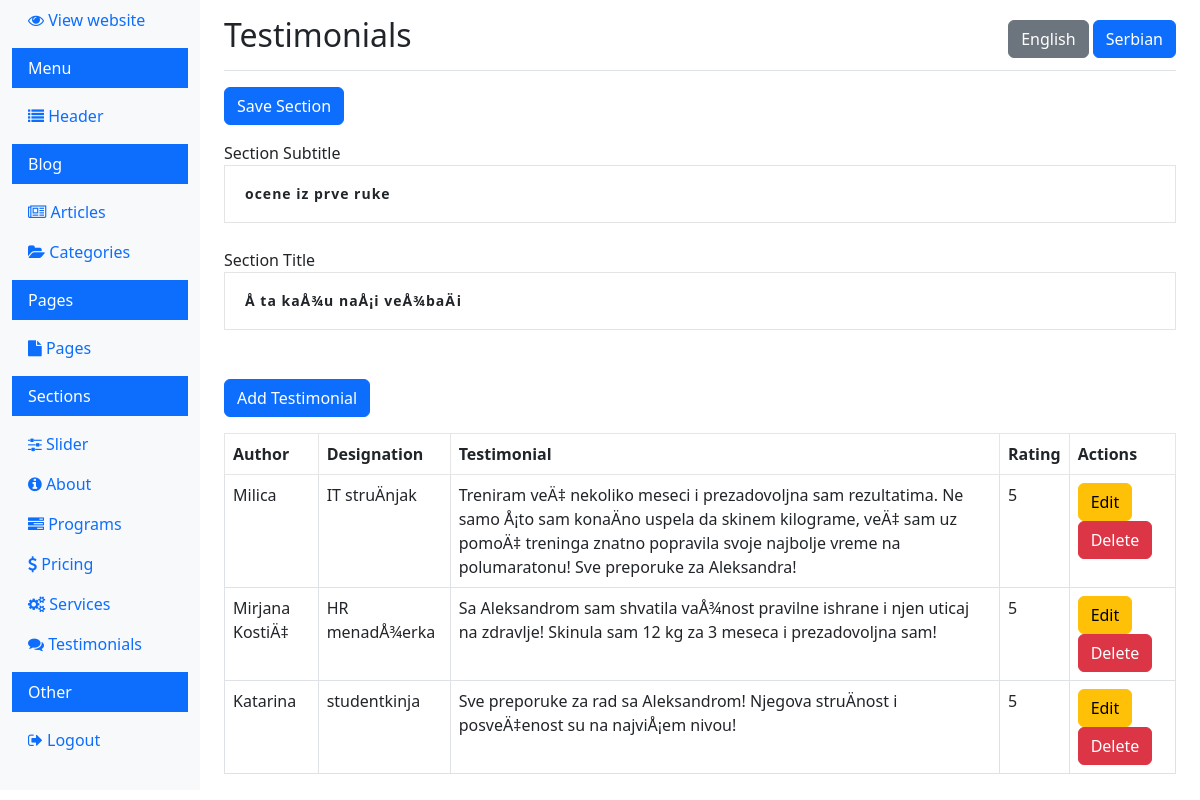
Page /dashboard/view_testimonials.php (signed in) on the earlier database version.
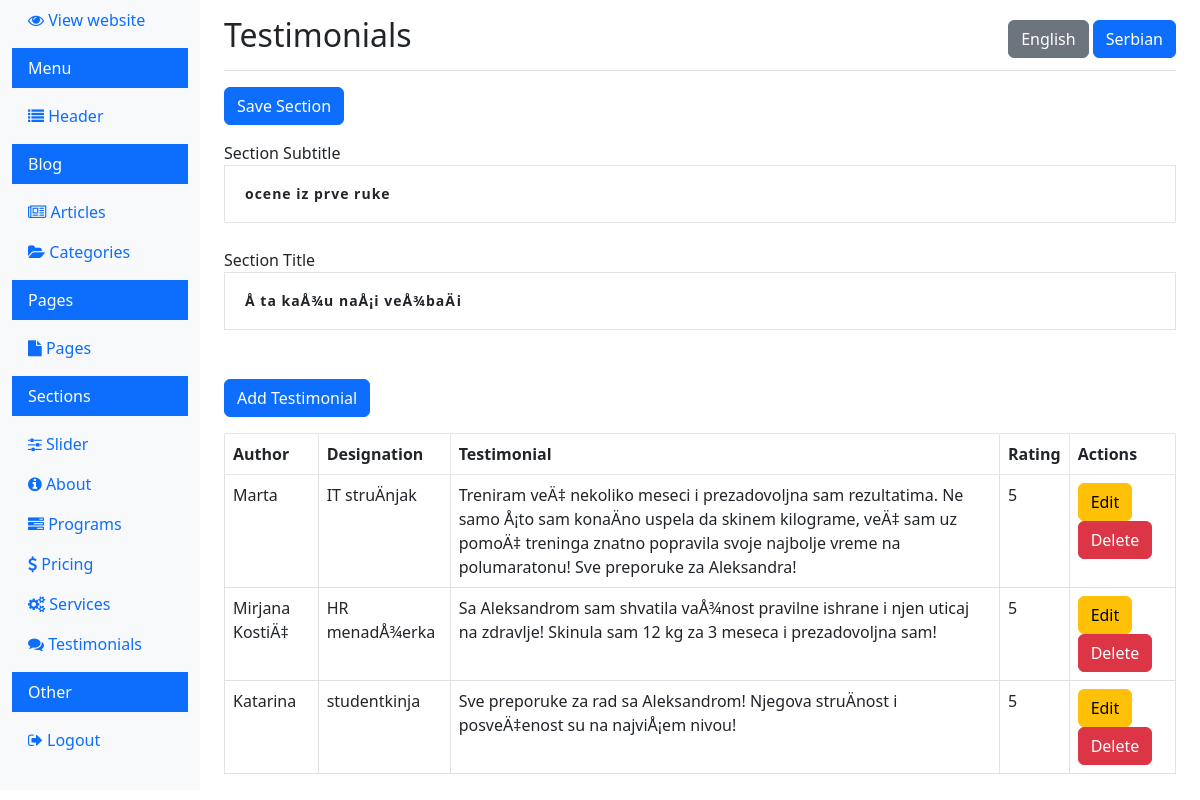
Same page on the later database version.
### tables this page shows
CREATE TABLE IF NOT EXISTS `testimonials` (
  `id` int(11) NOT NULL AUTO_INCREMENT,
  `author_name` varchar(255) DEFAULT NULL,
  `author_designation` varchar(255) DEFAULT NULL,
  `testimonial_text` text,
  `rating` int(11) DEFAULT NULL,
  `created_at` timestamp NULL DEFAULT CURRENT_TIMESTAMP,
  `language` varchar(5) DEFAULT NULL,
  PRIMARY KEY (`id`)
);

### dashboard/view_testimonials.php (the view, shortened to what this page needs)
<?php
$lang = 'sr';
$conn = new mysqli(DB_HOST, DB_USER, DB_PASS, DB_NAME);
$section_title = '';
$section_subtitle = '';
$section_sql = "SELECT section_title, section_subtitle FROM testimonial_section WHERE language = ?";
$stmt = $conn->prepare($section_sql);
$stmt->bind_param("s", $lang);
$stmt->execute();
$stmt->bind_result($section_title, $section_subtitle);
$sql = "SELECT id, author_name, author_designation, testimonial_text, rating FROM testimonials WHERE language = ?";
$stmt = $conn->prepare($sql);
$stmt->bind_param("s", $lang);
$stmt->execute();
$result = $stmt->get_result();
$testimonials = [];
if ($result->num_rows > 0) {
  while ($row = $result->fetch_assoc()) {
    $testimonials[] = $row;
  }
}
?>
<!doctype html>
<html lang="en">
<head>
  <link rel="stylesheet" href="../css/bootstrap.min.css">
  <link rel="stylesheet" href="https://cdnjs.cloudflare.com/ajax/libs/font-awesome/4.7.0/css/font-awesome.min.css">
  <link rel="stylesheet" href="../css/style.css">
</head>
<body>
  <div class="container-fluid">
    <div class="row">
      <?php include 'navigation.php'; ?>
      <main role="main" class="col-md-9 ms-sm-auto col-lg-10 px-md-4">
        <div class="d-flex justify-content-between flex-wrap flex-md-nowrap align-items-center pt-3 pb-2 mb-3 border-bottom">
          <h1 class="h2">Testimonials</h1>
          <div>
            <a href="?lang=en" class="btn <?php echo $lang === 'en' ? 'btn-primary' : 'btn-secondary'; ?>">English</a>
            <a href="?lang=sr" class="btn <?php echo $lang === 'sr' ? 'btn-primary' : 'btn-secondary'; ?>">Serbian</a>
          </div>
        </div>
        <div class="mb-3">
          <form method="POST" action="view_testimonials.php?lang=<?php echo $lang; ?>">
            <button type="submit" class="btn btn-primary mb-3" name="save_section">Save Section</button>
            <div class="form-group">
              <label for="section_subtitle">Section Subtitle</label>
              <input type="text" class="form-control" id="section_subtitle" name="section_subtitle" value="<?php echo htmlspecialchars($section_subtitle); ?>">
            </div>
            <div class="form-group">
              <label for="section_title">Section Title</label>
              <input type="text" class="form-control" id="section_title" name="section_title" value="<?php echo htmlspecialchars($section_title); ?>">
            </div>
          </form>
        </div>
        <a href="add_testimonial.php?lang=<?php echo $lang; ?>" class="btn btn-primary mb-3 mt-4">Add Testimonial</a>
        <table class="table table-bordered">
          <thead>
            <tr>
              <th>Author</th>
              <th>Designation</th>
              <th>Testimonial</th>
              <th>Rating</th>
              <th>Actions</th>
            </tr>
          </thead>
          <tbody>
            <?php foreach ($testimonials as $testimonial) : ?>
              <tr>
                <td><?php echo htmlspecialchars($testimonial['author_name']); ?></td>
                <td><?php echo htmlspecialchars($testimonial['author_designation']); ?></td>
                <td><?php echo htmlspecialchars($testimonial['testimonial_text']); ?></td>
                <td><?php echo htmlspecialchars($testimonial['rating']); ?></td>
                <td>
                  <a href="edit_testimonial.php?id=<?php echo $testimonial['id']; ?>&lang=<?php echo $lang; ?>" class="btn btn-warning">Edit</a>
                  <a href="delete_testimonial.php?id=<?php echo $testimonial['id']; ?>&lang=<?php echo $lang; ?>" class="btn btn-danger" onclick="return confirm('Are you sure you want to delete this testimonial?');">Delete</a>
                </td>
              </tr>
            <?php endforeach; ?>
          </tbody>
        </table>
      </main>
    </div>
  </div>
</body>
</html>

Differences in the rows shown:
changed testimonials "IT struÄnjak": author_name "Milica" → "Marta"
